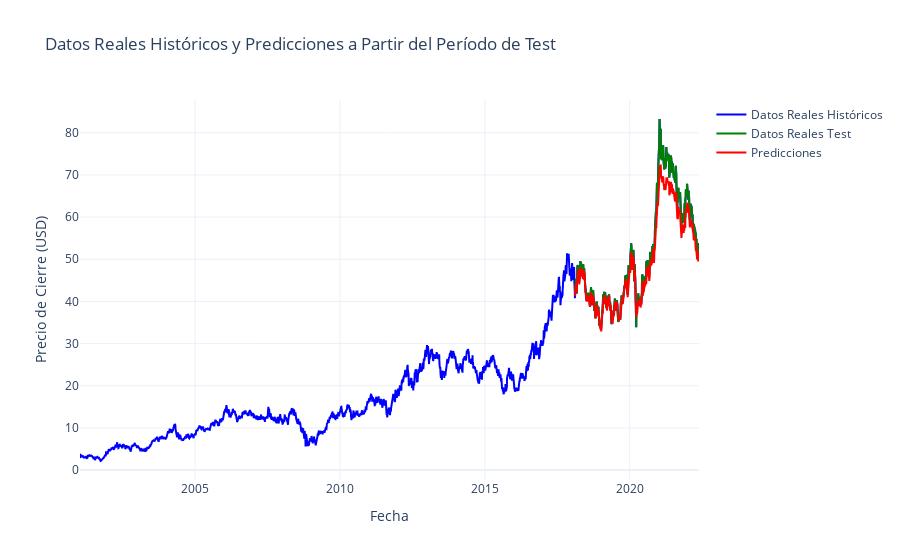

Notebook source saved alongside this figure:
### Markdown cell above
### Graficar y Visualizar

### Code cell
import plotly.graph_objects as go

# 1. Obtener todas las fechas y datos reales del DataFrame completo
all_dates = historical_data["Date"].tolist()
all_close_prices = historical_data["Close"].tolist()

# 2. Extraer las fechas correspondientes al conjunto de prueba.
# Dado que al generar secuencias se pierden los primeros "time_steps" registros,
# el conjunto de prueba empieza en la posición: train_size_hist + time_steps.
test_dates = historical_data["Date"].iloc[train_size_hist + time_steps :].tolist()

# 3. Crear la gráfica en Plotly
fig = go.Figure()

# Trazo 1: Toda la serie real de precios (histórica)
fig.add_trace(
    go.Scatter(
        x=all_dates,
        y=all_close_prices,
        mode="lines",
        name="Datos Reales Históricos",
        line=dict(color="blue"),
    )
)

# Trazo 2: Datos reales del conjunto de prueba (sobre el período de predicción)
fig.add_trace(
    go.Scatter(
        x=test_dates,
        y=y_test_actual,
        mode="lines",
        name="Datos Reales Test",
        line=dict(color="green"),
    )
)

# Trazo 3: Predicciones del modelo para el conjunto de prueba
fig.add_trace(
    go.Scatter(
        x=test_dates,
        y=y_final_pred,
        mode="lines",
        name="Predicciones",
        line=dict(color="red"),
    )
)

# Actualizar layout de la gráfica
fig.update_layout(
    title="Datos Reales Históricos y Predicciones a Partir del Período de Test",
    xaxis_title="Fecha",
    yaxis_title="Precio de Cierre (USD)",
    template="plotly_white",
)

fig.show()

### Figure 1 — Plotly figure (JSON) as saved in the notebook; plotly's stock layout.template omitted (floating-point values rounded to 4 significant figures; data arrays with more than 128 entries replaced by an {"elided": "..."} marker saying what was removed)
{"data": [{"line": {"color": "blue"}, "mode": "lines", "name": "Datos Reales Históricos", "type": "scatter", "x": {"elided": "5223 str values"}, "y": {"elided": "5223 float values"}}, {"line": {"color": "green"}, "mode": "lines", "name": "Datos Reales Test", "type": "scatter", "x": {"elided": "1033 str values"}, "y": {"elided": "1033 float values"}}, {"line": {"color": "red"}, "mode": "lines", "name": "Predicciones", "type": "scatter", "x": {"elided": "1033 str values"}, "y": {"elided": "1033 float values"}}], "layout": {"title": {"text": "Datos Reales Históricos y Predicciones a Partir del Período de Test"}, "xaxis": {"title": {"text": "Fecha"}}, "yaxis": {"title": {"text": "Precio de Cierre (USD)"}}}}
